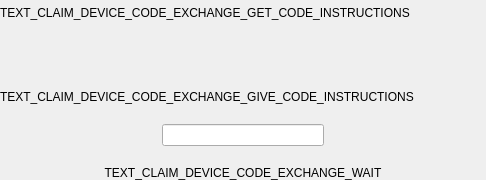
<?xml version="1.0" encoding="UTF-8"?>
<ui version="4.0">
 <class>ClaimDeviceCodeExchangeWidget</class>
 <widget class="QWidget" name="ClaimDeviceCodeExchangeWidget">
  <property name="geometry">
   <rect>
    <x>0</x>
    <y>0</y>
    <width>486</width>
    <height>180</height>
   </rect>
  </property>
  <property name="windowTitle">
   <string>Form</string>
  </property>
  <layout class="QVBoxLayout" name="verticalLayout">
   <property name="spacing">
    <number>20</number>
   </property>
   <property name="leftMargin">
    <number>0</number>
   </property>
   <property name="topMargin">
    <number>0</number>
   </property>
   <property name="rightMargin">
    <number>0</number>
   </property>
   <property name="bottomMargin">
    <number>0</number>
   </property>
   <item>
    <widget class="QWidget" name="widget_greeter_code" native="true">
     <property name="enabled">
      <bool>true</bool>
     </property>
     <layout class="QVBoxLayout" name="verticalLayout_3">
      <property name="spacing">
       <number>20</number>
      </property>
      <property name="leftMargin">
       <number>0</number>
      </property>
      <property name="topMargin">
       <number>0</number>
      </property>
      <property name="rightMargin">
       <number>0</number>
      </property>
      <property name="bottomMargin">
       <number>0</number>
      </property>
      <item>
       <widget class="QLabel" name="label_3">
        <property name="lineWidth">
         <number>0</number>
        </property>
        <property name="text">
         <string>TEXT_CLAIM_DEVICE_CODE_EXCHANGE_GET_CODE_INSTRUCTIONS</string>
        </property>
        <property name="wordWrap">
         <bool>true</bool>
        </property>
       </widget>
      </item>
      <item>
       <layout class="QHBoxLayout" name="layout_greeter_code">
        <property name="rightMargin">
         <number>0</number>
        </property>
        <item>
         <spacer name="horizontalSpacer">
          <property name="orientation">
           <enum>Qt::Horizontal</enum>
          </property>
          <property name="sizeHint" stdset="0">
           <size>
            <width>40</width>
            <height>20</height>
           </size>
          </property>
         </spacer>
        </item>
        <item>
         <widget class="CodeInputWidget" name="code_input_widget" native="true"/>
        </item>
        <item>
         <spacer name="horizontalSpacer_2">
          <property name="orientation">
           <enum>Qt::Horizontal</enum>
          </property>
          <property name="sizeHint" stdset="0">
           <size>
            <width>40</width>
            <height>20</height>
           </size>
          </property>
         </spacer>
        </item>
       </layout>
      </item>
     </layout>
    </widget>
   </item>
   <item>
    <widget class="QWidget" name="widget_claimer_code" native="true">
     <property name="enabled">
      <bool>true</bool>
     </property>
     <layout class="QVBoxLayout" name="verticalLayout_2">
      <property name="spacing">
       <number>20</number>
      </property>
      <property name="leftMargin">
       <number>0</number>
      </property>
      <property name="topMargin">
       <number>0</number>
      </property>
      <property name="rightMargin">
       <number>0</number>
      </property>
      <property name="bottomMargin">
       <number>0</number>
      </property>
      <item>
       <widget class="QLabel" name="label_2">
        <property name="text">
         <string>TEXT_CLAIM_DEVICE_CODE_EXCHANGE_GIVE_CODE_INSTRUCTIONS</string>
        </property>
        <property name="wordWrap">
         <bool>true</bool>
        </property>
       </widget>
      </item>
      <item>
       <layout class="QHBoxLayout" name="horizontalLayout">
        <item>
         <spacer name="horizontalSpacer_3">
          <property name="orientation">
           <enum>Qt::Horizontal</enum>
          </property>
          <property name="sizeHint" stdset="0">
           <size>
            <width>40</width>
            <height>20</height>
           </size>
          </property>
         </spacer>
        </item>
        <item>
         <widget class="QLineEdit" name="line_edit_claimer_code">
          <property name="alignment">
           <set>Qt::AlignCenter</set>
          </property>
          <property name="readOnly">
           <bool>true</bool>
          </property>
         </widget>
        </item>
        <item>
         <spacer name="horizontalSpacer_4">
          <property name="orientation">
           <enum>Qt::Horizontal</enum>
          </property>
          <property name="sizeHint" stdset="0">
           <size>
            <width>40</width>
            <height>20</height>
           </size>
          </property>
         </spacer>
        </item>
       </layout>
      </item>
      <item>
       <widget class="QLabel" name="label_wait">
        <property name="text">
         <string>TEXT_CLAIM_DEVICE_CODE_EXCHANGE_WAIT</string>
        </property>
        <property name="alignment">
         <set>Qt::AlignCenter</set>
        </property>
        <property name="wordWrap">
         <bool>true</bool>
        </property>
       </widget>
      </item>
     </layout>
    </widget>
   </item>
  </layout>
 </widget>
 <customwidgets>
  <customwidget>
   <class>CodeInputWidget</class>
   <extends>QWidget</extends>
   <header>parsec.core.gui.custom_widgets</header>
   <container>1</container>
  </customwidget>
 </customwidgets>
 <resources/>
 <connections/>
</ui>
